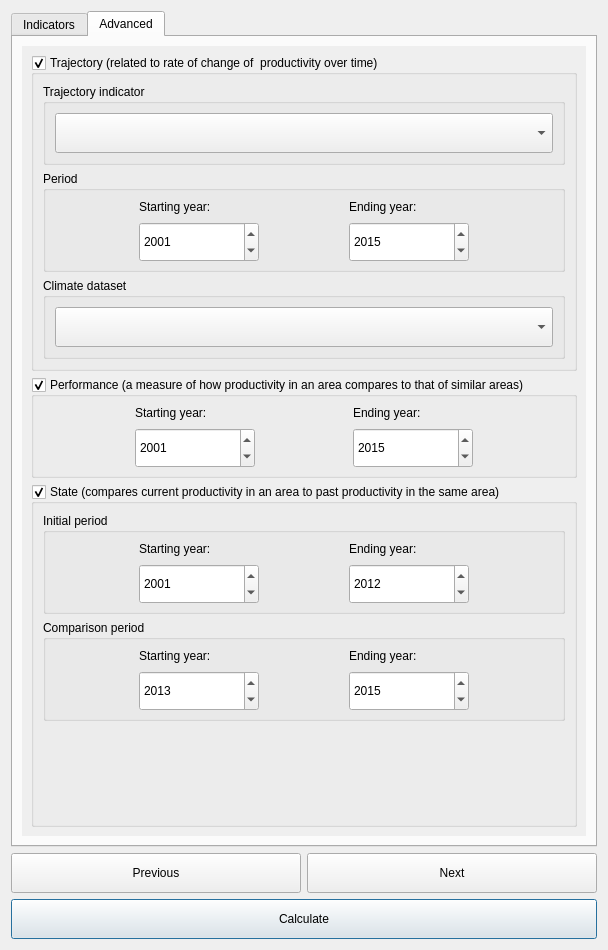
<?xml version="1.0" encoding="UTF-8"?>
<ui version="4.0">
 <class>DlgCalculateProd</class>
 <widget class="QDialog" name="DlgCalculateProd">
  <property name="geometry">
   <rect>
    <x>0</x>
    <y>0</y>
    <width>608</width>
    <height>950</height>
   </rect>
  </property>
  <property name="sizePolicy">
   <sizepolicy hsizetype="Fixed" vsizetype="Fixed">
    <horstretch>0</horstretch>
    <verstretch>0</verstretch>
   </sizepolicy>
  </property>
  <property name="minimumSize">
   <size>
    <width>0</width>
    <height>450</height>
   </size>
  </property>
  <property name="windowTitle">
   <string>Calculate Productivity</string>
  </property>
  <layout class="QVBoxLayout" name="verticalLayout_2">
   <item>
    <widget class="QTabWidget" name="TabBox">
     <property name="minimumSize">
      <size>
       <width>0</width>
       <height>0</height>
      </size>
     </property>
     <property name="maximumSize">
      <size>
       <width>16777215</width>
       <height>16777215</height>
      </size>
     </property>
     <property name="currentIndex">
      <number>1</number>
     </property>
     <widget class="QWidget" name="IndicatorsTab">
      <attribute name="title">
       <string>Indicators</string>
      </attribute>
      <layout class="QVBoxLayout" name="verticalLayout_4">
       <item>
        <widget class="QGroupBox" name="groupBox_lpd_mode">
         <property name="sizePolicy">
          <sizepolicy hsizetype="Preferred" vsizetype="Preferred">
           <horstretch>0</horstretch>
           <verstretch>0</verstretch>
          </sizepolicy>
         </property>
         <property name="title">
          <string>Indicators to calculate</string>
         </property>
         <layout class="QGridLayout" name="gridLayout_6">
          <item row="1" column="0">
           <widget class="QRadioButton" name="mode_lpd_jrc">
            <property name="sizePolicy">
             <sizepolicy hsizetype="Fixed" vsizetype="Fixed">
              <horstretch>0</horstretch>
              <verstretch>0</verstretch>
             </sizepolicy>
            </property>
            <property name="text">
             <string/>
            </property>
            <property name="checked">
             <bool>false</bool>
            </property>
           </widget>
          </item>
          <item row="1" column="1">
           <widget class="QLabel" name="label">
            <property name="sizePolicy">
             <sizepolicy hsizetype="Preferred" vsizetype="Preferred">
              <horstretch>0</horstretch>
              <verstretch>0</verstretch>
             </sizepolicy>
            </property>
            <property name="text">
             <string>UNCCD default data (Land Productivity Dynamics (LPD) from Joint Research Commission)</string>
            </property>
            <property name="wordWrap">
             <bool>true</bool>
            </property>
           </widget>
          </item>
          <item row="0" column="0" colspan="2">
           <widget class="QRadioButton" name="mode_te_prod">
            <property name="sizePolicy">
             <sizepolicy hsizetype="Preferred" vsizetype="Preferred">
              <horstretch>0</horstretch>
              <verstretch>0</verstretch>
             </sizepolicy>
            </property>
            <property name="text">
             <string>MISLAND land productivity</string>
            </property>
            <property name="checked">
             <bool>true</bool>
            </property>
           </widget>
          </item>
         </layout>
        </widget>
       </item>
       <item>
        <widget class="QGroupBox" name="groupBox_ndvi_dataset">
         <property name="sizePolicy">
          <sizepolicy hsizetype="Preferred" vsizetype="Preferred">
           <horstretch>0</horstretch>
           <verstretch>0</verstretch>
          </sizepolicy>
         </property>
         <property name="maximumSize">
          <size>
           <width>16777215</width>
           <height>16777215</height>
          </size>
         </property>
         <property name="title">
          <string>NDVI dataset</string>
         </property>
         <property name="flat">
          <bool>true</bool>
         </property>
         <layout class="QVBoxLayout" name="verticalLayout_3">
          <item>
           <widget class="QComboBox" name="dataset_ndvi">
            <property name="sizePolicy">
             <sizepolicy hsizetype="Preferred" vsizetype="Preferred">
              <horstretch>0</horstretch>
              <verstretch>0</verstretch>
             </sizepolicy>
            </property>
            <property name="minimumSize">
             <size>
              <width>0</width>
              <height>40</height>
             </size>
            </property>
           </widget>
          </item>
         </layout>
        </widget>
       </item>
       <item>
        <spacer name="verticalSpacer">
         <property name="orientation">
          <enum>Qt::Vertical</enum>
         </property>
         <property name="sizeHint" stdset="0">
          <size>
           <width>20</width>
           <height>0</height>
          </size>
         </property>
        </spacer>
       </item>
      </layout>
     </widget>
     <widget class="QWidget" name="AdvancedTab">
      <attribute name="title">
       <string>Advanced</string>
      </attribute>
      <layout class="QVBoxLayout" name="verticalLayout_7">
       <item>
        <widget class="QScrollArea" name="scrollArea">
         <property name="sizePolicy">
          <sizepolicy hsizetype="Preferred" vsizetype="Expanding">
           <horstretch>0</horstretch>
           <verstretch>0</verstretch>
          </sizepolicy>
         </property>
         <property name="frameShape">
          <enum>QFrame::NoFrame</enum>
         </property>
         <property name="frameShadow">
          <enum>QFrame::Plain</enum>
         </property>
         <property name="horizontalScrollBarPolicy">
          <enum>Qt::ScrollBarAlwaysOff</enum>
         </property>
         <property name="widgetResizable">
          <bool>true</bool>
         </property>
         <widget class="QWidget" name="scrollAreaWidgetContents">
          <property name="geometry">
           <rect>
            <x>0</x>
            <y>0</y>
            <width>568</width>
            <height>793</height>
           </rect>
          </property>
          <layout class="QVBoxLayout" name="verticalLayout_9">
           <item>
            <widget class="QGroupBox" name="groupBox_traj">
             <property name="title">
              <string>Trajectory (related to rate of change of  productivity over time)</string>
             </property>
             <property name="checkable">
              <bool>true</bool>
             </property>
             <property name="checked">
              <bool>true</bool>
             </property>
             <layout class="QVBoxLayout" name="verticalLayout">
              <item>
               <widget class="QGroupBox" name="groupBox_4">
                <property name="sizePolicy">
                 <sizepolicy hsizetype="Preferred" vsizetype="Preferred">
                  <horstretch>0</horstretch>
                  <verstretch>0</verstretch>
                 </sizepolicy>
                </property>
                <property name="title">
                 <string>Trajectory indicator</string>
                </property>
                <property name="flat">
                 <bool>true</bool>
                </property>
                <layout class="QVBoxLayout" name="verticalLayout_6">
                 <item>
                  <widget class="QComboBox" name="traj_indic">
                   <property name="sizePolicy">
                    <sizepolicy hsizetype="Preferred" vsizetype="Preferred">
                     <horstretch>0</horstretch>
                     <verstretch>0</verstretch>
                    </sizepolicy>
                   </property>
                   <property name="minimumSize">
                    <size>
                     <width>0</width>
                     <height>40</height>
                    </size>
                   </property>
                  </widget>
                 </item>
                </layout>
               </widget>
              </item>
              <item>
               <widget class="QGroupBox" name="groupBox_traj_period">
                <property name="title">
                 <string>Period</string>
                </property>
                <property name="flat">
                 <bool>true</bool>
                </property>
                <layout class="QGridLayout" name="gridLayout_5">
                 <item row="1" column="0">
                  <widget class="QDateEdit" name="traj_year_start">
                   <property name="sizePolicy">
                    <sizepolicy hsizetype="Fixed" vsizetype="Fixed">
                     <horstretch>0</horstretch>
                     <verstretch>0</verstretch>
                    </sizepolicy>
                   </property>
                   <property name="minimumSize">
                    <size>
                     <width>0</width>
                     <height>40</height>
                    </size>
                   </property>
                   <property name="maximumSize">
                    <size>
                     <width>120</width>
                     <height>35</height>
                    </size>
                   </property>
                   <property name="maximumDate">
                    <date>
                     <year>2030</year>
                     <month>12</month>
                     <day>31</day>
                    </date>
                   </property>
                   <property name="minimumDate">
                    <date>
                     <year>1980</year>
                     <month>1</month>
                     <day>1</day>
                    </date>
                   </property>
                   <property name="displayFormat">
                    <string notr="true">yyyy</string>
                   </property>
                   <property name="date">
                    <date>
                     <year>2001</year>
                     <month>1</month>
                     <day>1</day>
                    </date>
                   </property>
                  </widget>
                 </item>
                 <item row="0" column="0">
                  <widget class="QLabel" name="label_7">
                   <property name="font">
                    <font>
                     <weight>50</weight>
                     <bold>false</bold>
                    </font>
                   </property>
                   <property name="text">
                    <string>Starting year:</string>
                   </property>
                  </widget>
                 </item>
                 <item row="0" column="1">
                  <widget class="QLabel" name="label_6">
                   <property name="font">
                    <font>
                     <weight>50</weight>
                     <bold>false</bold>
                    </font>
                   </property>
                   <property name="text">
                    <string>Ending year:</string>
                   </property>
                  </widget>
                 </item>
                 <item row="1" column="1">
                  <widget class="QDateEdit" name="traj_year_end">
                   <property name="sizePolicy">
                    <sizepolicy hsizetype="Fixed" vsizetype="Fixed">
                     <horstretch>0</horstretch>
                     <verstretch>0</verstretch>
                    </sizepolicy>
                   </property>
                   <property name="minimumSize">
                    <size>
                     <width>0</width>
                     <height>40</height>
                    </size>
                   </property>
                   <property name="maximumSize">
                    <size>
                     <width>120</width>
                     <height>35</height>
                    </size>
                   </property>
                   <property name="maximumDateTime">
                    <datetime>
                     <hour>23</hour>
                     <minute>59</minute>
                     <second>59</second>
                     <year>2030</year>
                     <month>12</month>
                     <day>31</day>
                    </datetime>
                   </property>
                   <property name="minimumDate">
                    <date>
                     <year>1980</year>
                     <month>1</month>
                     <day>1</day>
                    </date>
                   </property>
                   <property name="displayFormat">
                    <string notr="true">yyyy</string>
                   </property>
                   <property name="date">
                    <date>
                     <year>2015</year>
                     <month>12</month>
                     <day>31</day>
                    </date>
                   </property>
                  </widget>
                 </item>
                </layout>
               </widget>
              </item>
              <item>
               <widget class="QGroupBox" name="groupBox_traj_climate">
                <property name="title">
                 <string>Climate dataset</string>
                </property>
                <property name="flat">
                 <bool>true</bool>
                </property>
                <layout class="QVBoxLayout" name="verticalLayout_8">
                 <item>
                  <widget class="QComboBox" name="traj_climate">
                   <property name="sizePolicy">
                    <sizepolicy hsizetype="Preferred" vsizetype="Preferred">
                     <horstretch>0</horstretch>
                     <verstretch>0</verstretch>
                    </sizepolicy>
                   </property>
                   <property name="minimumSize">
                    <size>
                     <width>0</width>
                     <height>40</height>
                    </size>
                   </property>
                  </widget>
                 </item>
                </layout>
               </widget>
              </item>
             </layout>
            </widget>
           </item>
           <item>
            <widget class="QGroupBox" name="groupBox_perf">
             <property name="title">
              <string>Performance (a measure of how productivity in an area compares to that of similar areas)</string>
             </property>
             <property name="checkable">
              <bool>true</bool>
             </property>
             <layout class="QGridLayout" name="gridLayout_8">
              <item row="1" column="0">
               <widget class="QDateEdit" name="perf_year_start">
                <property name="sizePolicy">
                 <sizepolicy hsizetype="Fixed" vsizetype="Fixed">
                  <horstretch>0</horstretch>
                  <verstretch>0</verstretch>
                 </sizepolicy>
                </property>
                <property name="minimumSize">
                 <size>
                  <width>0</width>
                  <height>40</height>
                 </size>
                </property>
                <property name="maximumSize">
                 <size>
                  <width>120</width>
                  <height>35</height>
                 </size>
                </property>
                <property name="maximumDate">
                 <date>
                  <year>2030</year>
                  <month>12</month>
                  <day>31</day>
                 </date>
                </property>
                <property name="minimumDate">
                 <date>
                  <year>1980</year>
                  <month>1</month>
                  <day>1</day>
                 </date>
                </property>
                <property name="displayFormat">
                 <string notr="true">yyyy</string>
                </property>
                <property name="date">
                 <date>
                  <year>2001</year>
                  <month>1</month>
                  <day>1</day>
                 </date>
                </property>
               </widget>
              </item>
              <item row="0" column="0">
               <widget class="QLabel" name="label_10">
                <property name="font">
                 <font>
                  <weight>50</weight>
                  <bold>false</bold>
                 </font>
                </property>
                <property name="text">
                 <string>Starting year:</string>
                </property>
               </widget>
              </item>
              <item row="0" column="1">
               <widget class="QLabel" name="label_14">
                <property name="font">
                 <font>
                  <weight>50</weight>
                  <bold>false</bold>
                 </font>
                </property>
                <property name="text">
                 <string>Ending year:</string>
                </property>
               </widget>
              </item>
              <item row="1" column="1">
               <widget class="QDateEdit" name="perf_year_end">
                <property name="sizePolicy">
                 <sizepolicy hsizetype="Fixed" vsizetype="Fixed">
                  <horstretch>0</horstretch>
                  <verstretch>0</verstretch>
                 </sizepolicy>
                </property>
                <property name="minimumSize">
                 <size>
                  <width>0</width>
                  <height>40</height>
                 </size>
                </property>
                <property name="maximumSize">
                 <size>
                  <width>120</width>
                  <height>35</height>
                 </size>
                </property>
                <property name="maximumDateTime">
                 <datetime>
                  <hour>23</hour>
                  <minute>59</minute>
                  <second>59</second>
                  <year>2030</year>
                  <month>12</month>
                  <day>31</day>
                 </datetime>
                </property>
                <property name="minimumDate">
                 <date>
                  <year>1980</year>
                  <month>1</month>
                  <day>1</day>
                 </date>
                </property>
                <property name="displayFormat">
                 <string notr="true">yyyy</string>
                </property>
                <property name="date">
                 <date>
                  <year>2015</year>
                  <month>12</month>
                  <day>31</day>
                 </date>
                </property>
               </widget>
              </item>
             </layout>
            </widget>
           </item>
           <item>
            <widget class="QGroupBox" name="groupBox_state">
             <property name="title">
              <string>State (compares current productivity in an area to past productivity in the same area)</string>
             </property>
             <property name="checkable">
              <bool>true</bool>
             </property>
             <layout class="QVBoxLayout" name="verticalLayout_5">
              <item>
               <widget class="QGroupBox" name="groupBox_state_baseline">
                <property name="title">
                 <string>Initial period</string>
                </property>
                <property name="flat">
                 <bool>true</bool>
                </property>
                <layout class="QGridLayout" name="gridLayout_3">
                 <item row="1" column="0">
                  <widget class="QDateEdit" name="state_year_bl_start">
                   <property name="sizePolicy">
                    <sizepolicy hsizetype="Fixed" vsizetype="Fixed">
                     <horstretch>0</horstretch>
                     <verstretch>0</verstretch>
                    </sizepolicy>
                   </property>
                   <property name="minimumSize">
                    <size>
                     <width>0</width>
                     <height>40</height>
                    </size>
                   </property>
                   <property name="maximumSize">
                    <size>
                     <width>120</width>
                     <height>35</height>
                    </size>
                   </property>
                   <property name="maximumDate">
                    <date>
                     <year>2030</year>
                     <month>12</month>
                     <day>31</day>
                    </date>
                   </property>
                   <property name="minimumDate">
                    <date>
                     <year>1980</year>
                     <month>1</month>
                     <day>1</day>
                    </date>
                   </property>
                   <property name="displayFormat">
                    <string notr="true">yyyy</string>
                   </property>
                   <property name="date">
                    <date>
                     <year>2001</year>
                     <month>1</month>
                     <day>1</day>
                    </date>
                   </property>
                  </widget>
                 </item>
                 <item row="0" column="0">
                  <widget class="QLabel" name="label_8">
                   <property name="font">
                    <font>
                     <weight>50</weight>
                     <bold>false</bold>
                    </font>
                   </property>
                   <property name="text">
                    <string>Starting year:</string>
                   </property>
                  </widget>
                 </item>
                 <item row="1" column="1">
                  <widget class="QDateEdit" name="state_year_bl_end">
                   <property name="sizePolicy">
                    <sizepolicy hsizetype="Fixed" vsizetype="Fixed">
                     <horstretch>0</horstretch>
                     <verstretch>0</verstretch>
                    </sizepolicy>
                   </property>
                   <property name="minimumSize">
                    <size>
                     <width>0</width>
                     <height>40</height>
                    </size>
                   </property>
                   <property name="maximumSize">
                    <size>
                     <width>120</width>
                     <height>35</height>
                    </size>
                   </property>
                   <property name="maximumDateTime">
                    <datetime>
                     <hour>23</hour>
                     <minute>59</minute>
                     <second>59</second>
                     <year>2030</year>
                     <month>12</month>
                     <day>31</day>
                    </datetime>
                   </property>
                   <property name="minimumDateTime">
                    <datetime>
                     <hour>0</hour>
                     <minute>0</minute>
                     <second>0</second>
                     <year>1980</year>
                     <month>1</month>
                     <day>1</day>
                    </datetime>
                   </property>
                   <property name="displayFormat">
                    <string notr="true">yyyy</string>
                   </property>
                   <property name="date">
                    <date>
                     <year>2012</year>
                     <month>12</month>
                     <day>31</day>
                    </date>
                   </property>
                  </widget>
                 </item>
                 <item row="0" column="1">
                  <widget class="QLabel" name="label_12">
                   <property name="font">
                    <font>
                     <weight>50</weight>
                     <bold>false</bold>
                    </font>
                   </property>
                   <property name="text">
                    <string>Ending year:</string>
                   </property>
                  </widget>
                 </item>
                </layout>
               </widget>
              </item>
              <item>
               <widget class="QGroupBox" name="groupBox_state_comparison">
                <property name="title">
                 <string>Comparison period</string>
                </property>
                <property name="flat">
                 <bool>true</bool>
                </property>
                <layout class="QGridLayout" name="gridLayout_4">
                 <item row="3" column="1">
                  <widget class="QLabel" name="label_16">
                   <property name="font">
                    <font>
                     <weight>50</weight>
                     <bold>false</bold>
                    </font>
                   </property>
                   <property name="text">
                    <string>Ending year:</string>
                   </property>
                  </widget>
                 </item>
                 <item row="4" column="0">
                  <widget class="QDateEdit" name="state_year_tg_start">
                   <property name="sizePolicy">
                    <sizepolicy hsizetype="Fixed" vsizetype="Fixed">
                     <horstretch>0</horstretch>
                     <verstretch>0</verstretch>
                    </sizepolicy>
                   </property>
                   <property name="minimumSize">
                    <size>
                     <width>0</width>
                     <height>40</height>
                    </size>
                   </property>
                   <property name="maximumSize">
                    <size>
                     <width>120</width>
                     <height>35</height>
                    </size>
                   </property>
                   <property name="maximumDateTime">
                    <datetime>
                     <hour>23</hour>
                     <minute>59</minute>
                     <second>59</second>
                     <year>2015</year>
                     <month>12</month>
                     <day>31</day>
                    </datetime>
                   </property>
                   <property name="minimumDateTime">
                    <datetime>
                     <hour>0</hour>
                     <minute>0</minute>
                     <second>0</second>
                     <year>2011</year>
                     <month>1</month>
                     <day>1</day>
                    </datetime>
                   </property>
                   <property name="maximumDate">
                    <date>
                     <year>2015</year>
                     <month>12</month>
                     <day>31</day>
                    </date>
                   </property>
                   <property name="minimumDate">
                    <date>
                     <year>2011</year>
                     <month>1</month>
                     <day>1</day>
                    </date>
                   </property>
                   <property name="displayFormat">
                    <string notr="true">yyyy</string>
                   </property>
                   <property name="date">
                    <date>
                     <year>2013</year>
                     <month>1</month>
                     <day>1</day>
                    </date>
                   </property>
                  </widget>
                 </item>
                 <item row="4" column="1">
                  <widget class="QDateEdit" name="state_year_tg_end">
                   <property name="sizePolicy">
                    <sizepolicy hsizetype="Fixed" vsizetype="Fixed">
                     <horstretch>0</horstretch>
                     <verstretch>0</verstretch>
                    </sizepolicy>
                   </property>
                   <property name="minimumSize">
                    <size>
                     <width>0</width>
                     <height>40</height>
                    </size>
                   </property>
                   <property name="maximumSize">
                    <size>
                     <width>120</width>
                     <height>35</height>
                    </size>
                   </property>
                   <property name="maximumDateTime">
                    <datetime>
                     <hour>23</hour>
                     <minute>59</minute>
                     <second>59</second>
                     <year>2030</year>
                     <month>12</month>
                     <day>31</day>
                    </datetime>
                   </property>
                   <property name="minimumDate">
                    <date>
                     <year>1980</year>
                     <month>1</month>
                     <day>1</day>
                    </date>
                   </property>
                   <property name="displayFormat">
                    <string notr="true">yyyy</string>
                   </property>
                   <property name="date">
                    <date>
                     <year>2015</year>
                     <month>12</month>
                     <day>31</day>
                    </date>
                   </property>
                  </widget>
                 </item>
                 <item row="3" column="0">
                  <widget class="QLabel" name="label_15">
                   <property name="font">
                    <font>
                     <weight>50</weight>
                     <bold>false</bold>
                    </font>
                   </property>
                   <property name="text">
                    <string>Starting year:</string>
                   </property>
                  </widget>
                 </item>
                </layout>
               </widget>
              </item>
              <item>
               <spacer name="verticalSpacer_2">
                <property name="orientation">
                 <enum>Qt::Vertical</enum>
                </property>
                <property name="sizeHint" stdset="0">
                 <size>
                  <width>20</width>
                  <height>40</height>
                 </size>
                </property>
               </spacer>
              </item>
             </layout>
            </widget>
           </item>
          </layout>
         </widget>
        </widget>
       </item>
      </layout>
     </widget>
    </widget>
   </item>
   <item>
    <layout class="QGridLayout" name="gridLayout">
     <item row="1" column="0" colspan="2">
      <widget class="QPushButton" name="button_calculate">
       <property name="sizePolicy">
        <sizepolicy hsizetype="Minimum" vsizetype="Minimum">
         <horstretch>0</horstretch>
         <verstretch>0</verstretch>
        </sizepolicy>
       </property>
       <property name="minimumSize">
        <size>
         <width>0</width>
         <height>40</height>
        </size>
       </property>
       <property name="text">
        <string>Calculate</string>
       </property>
      </widget>
     </item>
     <item row="0" column="0">
      <widget class="QPushButton" name="button_prev">
       <property name="sizePolicy">
        <sizepolicy hsizetype="Minimum" vsizetype="Minimum">
         <horstretch>0</horstretch>
         <verstretch>0</verstretch>
        </sizepolicy>
       </property>
       <property name="minimumSize">
        <size>
         <width>0</width>
         <height>40</height>
        </size>
       </property>
       <property name="text">
        <string>Previous</string>
       </property>
      </widget>
     </item>
     <item row="0" column="1">
      <widget class="QPushButton" name="button_next">
       <property name="sizePolicy">
        <sizepolicy hsizetype="Minimum" vsizetype="Minimum">
         <horstretch>0</horstretch>
         <verstretch>0</verstretch>
        </sizepolicy>
       </property>
       <property name="minimumSize">
        <size>
         <width>0</width>
         <height>40</height>
        </size>
       </property>
       <property name="text">
        <string>Next</string>
       </property>
      </widget>
     </item>
    </layout>
   </item>
  </layout>
 </widget>
 <tabstops>
  <tabstop>TabBox</tabstop>
  <tabstop>button_prev</tabstop>
  <tabstop>button_next</tabstop>
  <tabstop>button_calculate</tabstop>
  <tabstop>traj_indic</tabstop>
  <tabstop>traj_climate</tabstop>
 </tabstops>
 <resources/>
 <connections/>
</ui>
